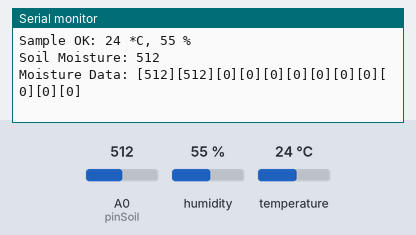
The sketch below on a simulated Arduino Uno, built with avr-gcc and run on an emulated ATmega328P. On the bench: the last lines printed to the serial monitor. The inputs (shaded band) are chosen by the test bench; at power-on: humidity 55 %, A0 (pinSoil) = 512, temperature 24 °C.

Above: at 2.9 s.
3.0 s: humidity set to 22 %
At 4.43 s:
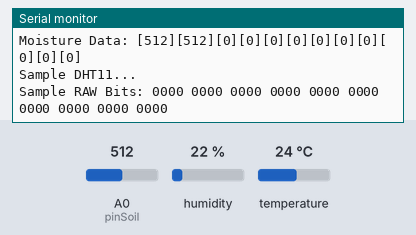
5.9 s: A0 (pinSoil) set to 716
At 7.7 s:
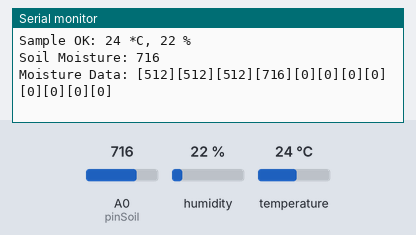
8.8 s: temperature set to 12 °C
At 9.5 s:
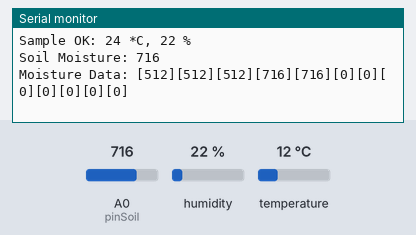
11.7 s: A0 (pinSoil) set to 900
At 14.3 s:
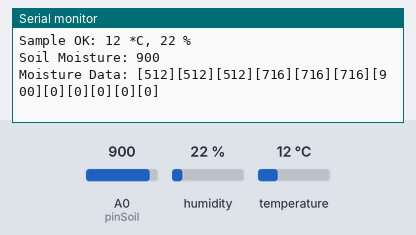
14.6 s: humidity set to 40 %
At 16.7 s:
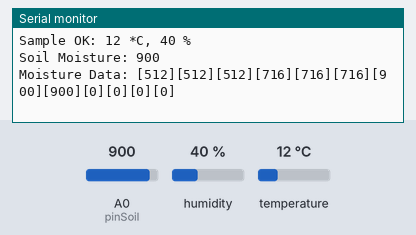
Timing chart, 0 to 18.2 s (numbered marks = the images above; inputs shaded):
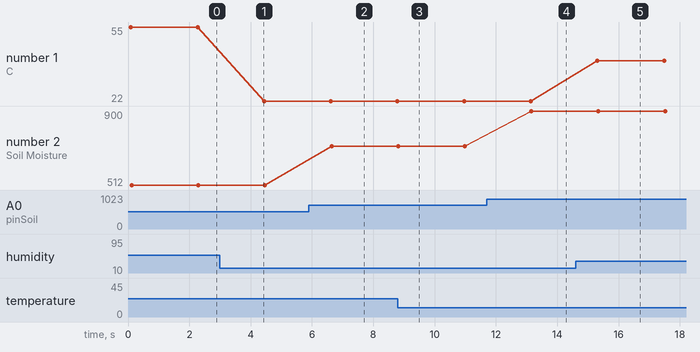

Measured:
- after the input at 5.9 s, the serial monitor: prints a new line after 0.74 s (image 2)
- after the input at 11.7 s, the serial monitor: prints a new line after 1.5 s (image 4)
- after the input at 14.6 s, the serial monitor: prints a new line after 0.71 s (image 5)
- plotted number 1: 55 → 22 after the input at 3.0 s, 22 → 40 after the input at 14.6 s
- plotted number 2: 512 → 716 after the input at 5.9 s, 716 → 900 after the input at 11.7 s

The sketch:

TempProbe2.ino
```cpp
#include <SimpleDHT.h>

SimpleDHT11 dht11;
int pinDHT11 = 2;
int pinSoil = A0;
int pinPowerMoist = 7;
int moisture[12] = {};
int temperature[12] = {};
int humidity[12] = {};
int i = 0;


void setup() {
  Serial.begin(9600);
}

void loop() {
  // start working...
  Serial.println("Sample DHT11...");
  // read with raw sample data.
  byte temperature = 0;
  byte humidity = 0;
  byte data[40] = {0};
  if (dht11.read(pinDHT11, &temperature, &humidity, data)) {
    Serial.print("Read DHT11 failed");
  }
  Serial.println("");
  Serial.print("Sample RAW Bits: ");
  for (int i = 0; i < 40; i++) {
    Serial.print((int)data[i]);
    if (i > 0 && ((i + 1) % 4) == 0) {
      Serial.print(' ');
    }
  }
  Serial.println("");
  Serial.print("Sample OK: ");
  int t = (int)temperature;
  int h = (int)humidity;
  Serial.print(t); Serial.print(" *C, ");
  Serial.print(h); Serial.println(" %");
  Serial.print("Soil Moisture: ");
  readMoisture();
  printMData();
  delay(2000);
}

void readMoisture()
{
  digitalWrite(pinPowerMoist ,HIGH);
  delay(100);
  if(i < 12){
  moisture[i] = analogRead(pinSoil);
  Serial.println(moisture[i]);
  i++;
  } else {
  int v = calcAvg(moisture);
    for(int i = 0; i < 12; i++){
      moisture[i] = 0;
    }
  i = 0;
  moisture[i] = analogRead(pinSoil);
  Serial.println(moisture[i]);
  Serial.print("AvgMoisture: ");
  Serial.println(v);
  i++;
  }
  digitalWrite(pinPowerMoist ,LOW);
}
void printMData()
{
    Serial.print("Moisture Data: ");
  for(int i = 0; i < sizeof(moisture)/2; i++){
    Serial.print("[");
    Serial.print(moisture[i]);
    Serial.print("]");
  }
  Serial.println();
}

double calcAvg(int z[])
{
  int total = 0;
  for(int i = 0; i < 12; i++){
     total = total + z[i];
  }
  return total/12;
}
```
